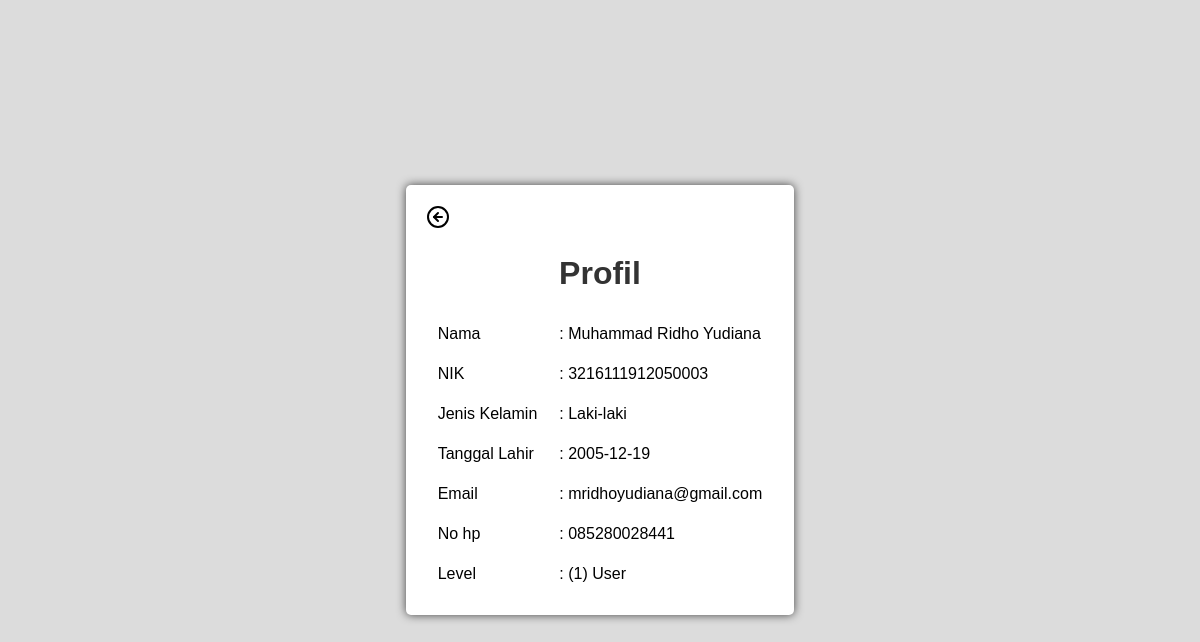
Screenshot of /profil.php (signed in) with the database file from the repository.
### tables this page shows
CREATE TABLE `profil` (
  `id_User` int(11) NOT NULL,
  `nama` varchar(75) NOT NULL,
  `nik` varchar(16) NOT NULL,
  `jenis_Kelamin` varchar(20) NOT NULL,
  `tanggal_Lahir` date NOT NULL,
  `email` varchar(75) NOT NULL,
  `no_Hp` varchar(13) NOT NULL
);

CREATE TABLE `user` (
  `id_User` int(11) NOT NULL,
  `username` varchar(200) NOT NULL,
  `password` varchar(200) NOT NULL,
  `level` int(1) NOT NULL
);

### function/getid.php (called while the page is built, shortened)
<?php
$username = $_SESSION['username'];
$query_user = "SELECT * FROM user WHERE username = '$username'";
$result_user = mysqli_query($conn, $query_user);
if ($result_user && mysqli_num_rows($result_user) > 0) {
    $row_user = mysqli_fetch_assoc($result_user);
    $id_user = $row_user['id_User'];
} else {
    echo "Data pengguna tidak ditemukan.";
    exit();
}

### profil.php (the view, shortened to what this page needs)
<?php
require './function/koneksi.php';
require './function/getid.php';
$query = "SELECT user.id_User, user.username, profil.nama, profil.nik, profil.jenis_Kelamin, profil.tanggal_Lahir, profil.email, profil.no_Hp, user.level
FROM user LEFT JOIN profil ON user.id_User = profil.id_User WHERE profil.id_User = $id_user;";
$result = mysqli_query($conn, $query);
$row = mysqli_fetch_assoc($result);
?>
<!DOCTYPE html>
<html lang="en">
<head>
    <link rel="stylesheet" href="./css/profil.css">
</head>
<body>
    <?php
    if ($row['nama'] != true) {
        echo ('<script>
    window.location="form_profil.php"
    </script>');
    } else { ?>
        <div class="container">
            <?php
            if ($row['level'] == 1) {
                echo '<a href="index.php"><img src="./img/arrow-left-circle.svg" alt=""></a>';
            } else {
                echo '<a href="homepage-Admin.php"><img src="./img/arrow-left-circle.svg" alt=""></a>';
            }
            ?>
            <h1>Profil</h1>
            <table>
                <tr>
                    <td>Nama</td>
                    <td>: <?= $row['nama'] ?></td>
                </tr>
                <tr>
                    <td>NIK</td>
                    <td>: <?= $row['nik'] ?></td>
                </tr>
                <tr>
                    <td>Jenis Kelamin</td>
                    <td>: <?= $row['jenis_Kelamin'] ?></td>
                </tr>
                <tr>
                    <td>Tanggal Lahir</td>
                    <td>: <?= $row['tanggal_Lahir'] ?></td>
                </tr>
                <tr>
                    <td>Email</td>
                    <td>: <?= $row['email'] ?></td>
                </tr>
                <tr>
                    <td>No hp</td>
                    <td>: <?= $row['no_Hp'] ?></td>
                </tr>
                <tr>
                    <td>Level</td>
                    <td>: (<?= $row['level'] ?>)
                        <?php
                        if ($row['level'] == 1) {
                            echo "User";
                        } elseif ($row['level'] == 2) {
                            echo "<span style='color: red;'>Admin</span>";
                        }
                        ?>
                    </td>
                </tr>
            </table>
        </div>
    <?php } ?>
</body>
</html>

### css/profil.css (style rules this page uses)
body { font-family: Arial, sans-serif; background-color: #dcdcdc; margin: 0; padding: 0; display: flex; align-items: center; justify-content: center; min-height: 100vh; }
h1 { text-align: center; color: #333; }
.container { max-width: auto; margin: 0 auto; background-color: #fff; padding: 20px; border-radius: 5px; box-shadow: 0 0 10px rgba(0, 0, 0, 0.7); }
th, td { padding: 10px; text-align: left; }

### rows the page displays
profil: nama "Muhammad Ridho Yudiana", nik "3216111912050003", jenis_Kelamin "Laki-laki", tanggal_Lahir "2005-12-19", email "mridhoyudiana@gmail.com", no_Hp "085280028441", id_User.level "1"
